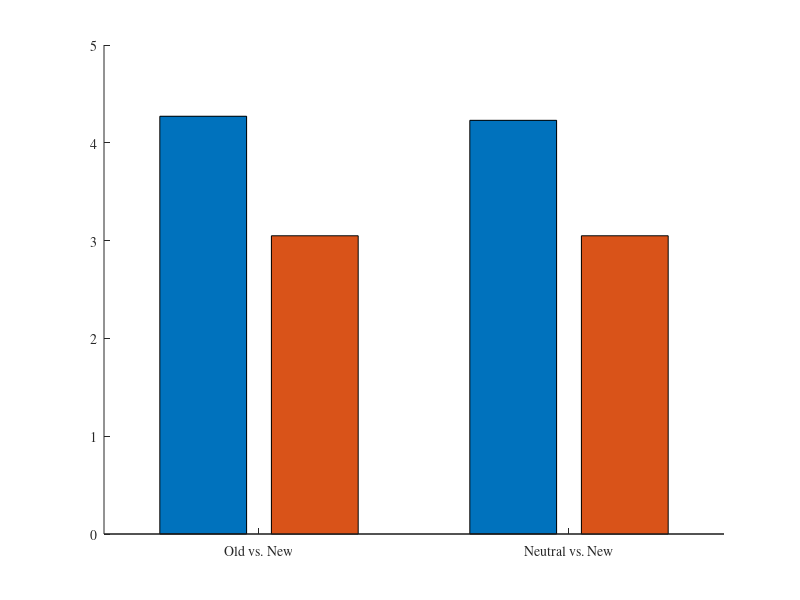
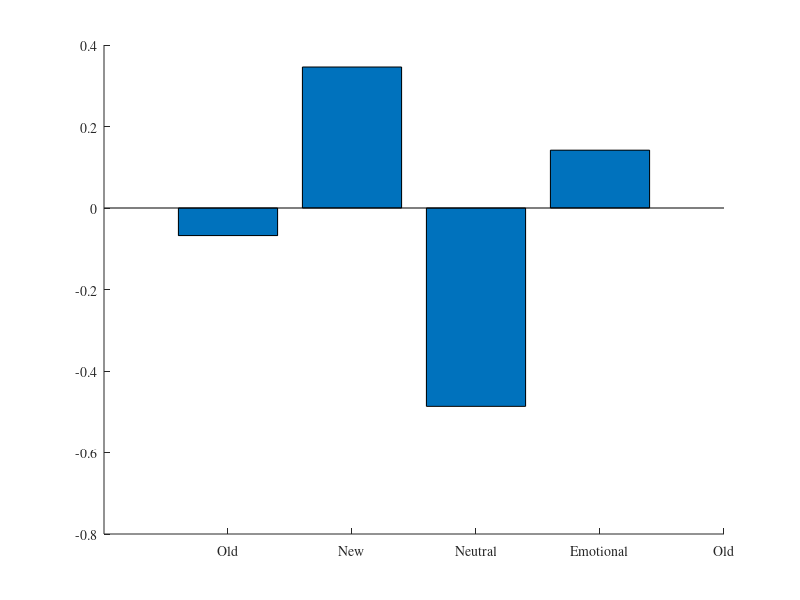

Reproduce these figures in MATLAB, in order. (Note: this script raises an error after producing the figures.)
%LPP
OldMean_LPP = 4.271481468253969;
OldStd_LPP = 4.070441;

NewMean_LPP = 3.049476;
NewStd_LPP = 4.213719;

NeuMean_LPP = 4.229873;
NeuStd_LPP = 5.084955;



y = [OldMean_LPP,NewMean_LPP; NeuMean_LPP,NewMean_LPP];


figure;
hBar = bar(y)
Labels = {'Old vs. New', 'Neutral vs. New'};
set(gca, 'XTick', 1:6, 'XTickLabel', Labels);
set(gca,'fontname','times')
box off
hold off



%N250
OldMean_N250 = -0.067654155;
%OldStd_N250 = 2.518226;

NewMean_N250 = 0.346002355;
%NewStd_N250 =

NeuMean_N250 = -0.48678308;
%NeuStd_N250 = 2.717140;

EmoMean_N250 = 0.141910308;
%EmoStd_N250 = 2.518226;



y = [OldMean_N250; NewMean_N250;NeuMean_N250; EmoMean_N250];


figure;
hBar = bar(y)
Labels = {'Old ',' New','Neutral','Emotional'};
set(gca, 'XTick', 1:6, 'XTickLabel', Labels);
set(gca,'fontname','times')
box off
hold off

%FN400

OldMean_N170 = 0.149728;
OldStd_N170 = 2.518226;

NewMean_N170 = 0.583270;
NewStd_N170 = 1.734783;

NeuMean_N170 = 0.778821;
NeuStd_N170 = 1.788935;

PosMean_FN400 = 5.31887;
PosStd_FN400 = 3.921441;

NegMean_FN400 = 6.03907;
NegStd_FN400 = 4.23301155;

EmoMean_N170 = 0.504488;
EmoStd_N170 = 1.530792;
'All Hits vs. New',
NegMean_N170,NeuMean_N170, PosMean_N170,NewMean_N170;EmoMean_N170,NeuMean_N170; 
y = [NegMean_FN400, PosMean_FN400];


figure;
hBar = bar(y)
Labels = {'Negative', 'Positive'};
set(gca, 'XTick', 1:6, 'XTickLabel', Labels);
set(gca,'fontname','times')
box off
hold off